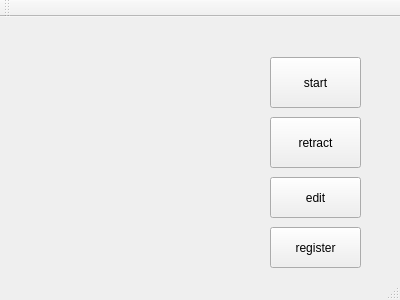
<?xml version="1.0" encoding="UTF-8"?>
<ui version="4.0">
 <class>MainWindow</class>
 <widget class="QMainWindow" name="MainWindow">
  <property name="geometry">
   <rect>
    <x>0</x>
    <y>0</y>
    <width>400</width>
    <height>300</height>
   </rect>
  </property>
  <property name="windowTitle">
   <string>MainWindow</string>
  </property>
  <widget class="QWidget" name="centralWidget">
   <widget class="QPushButton" name="pushButton_start">
    <property name="geometry">
     <rect>
      <x>270</x>
      <y>40</y>
      <width>91</width>
      <height>51</height>
     </rect>
    </property>
    <property name="text">
     <string>start</string>
    </property>
   </widget>
   <widget class="QPushButton" name="pushButton_back">
    <property name="geometry">
     <rect>
      <x>270</x>
      <y>100</y>
      <width>91</width>
      <height>51</height>
     </rect>
    </property>
    <property name="text">
     <string>retract</string>
    </property>
   </widget>
   <widget class="QPushButton" name="pushButton_edit">
    <property name="geometry">
     <rect>
      <x>270</x>
      <y>160</y>
      <width>91</width>
      <height>41</height>
     </rect>
    </property>
    <property name="text">
     <string>edit</string>
    </property>
   </widget>
   <widget class="QPushButton" name="pushButton_register">
    <property name="geometry">
     <rect>
      <x>270</x>
      <y>210</y>
      <width>91</width>
      <height>41</height>
     </rect>
    </property>
    <property name="text">
     <string>register</string>
    </property>
   </widget>
  </widget>
  <widget class="QMenuBar" name="menuBar">
   <property name="geometry">
    <rect>
     <x>0</x>
     <y>0</y>
     <width>400</width>
     <height>22</height>
    </rect>
   </property>
  </widget>
  <widget class="QToolBar" name="mainToolBar">
   <attribute name="toolBarArea">
    <enum>TopToolBarArea</enum>
   </attribute>
   <attribute name="toolBarBreak">
    <bool>false</bool>
   </attribute>
  </widget>
  <widget class="QStatusBar" name="statusBar"/>
 </widget>
 <layoutdefault spacing="6" margin="11"/>
 <resources/>
 <connections/>
</ui>
